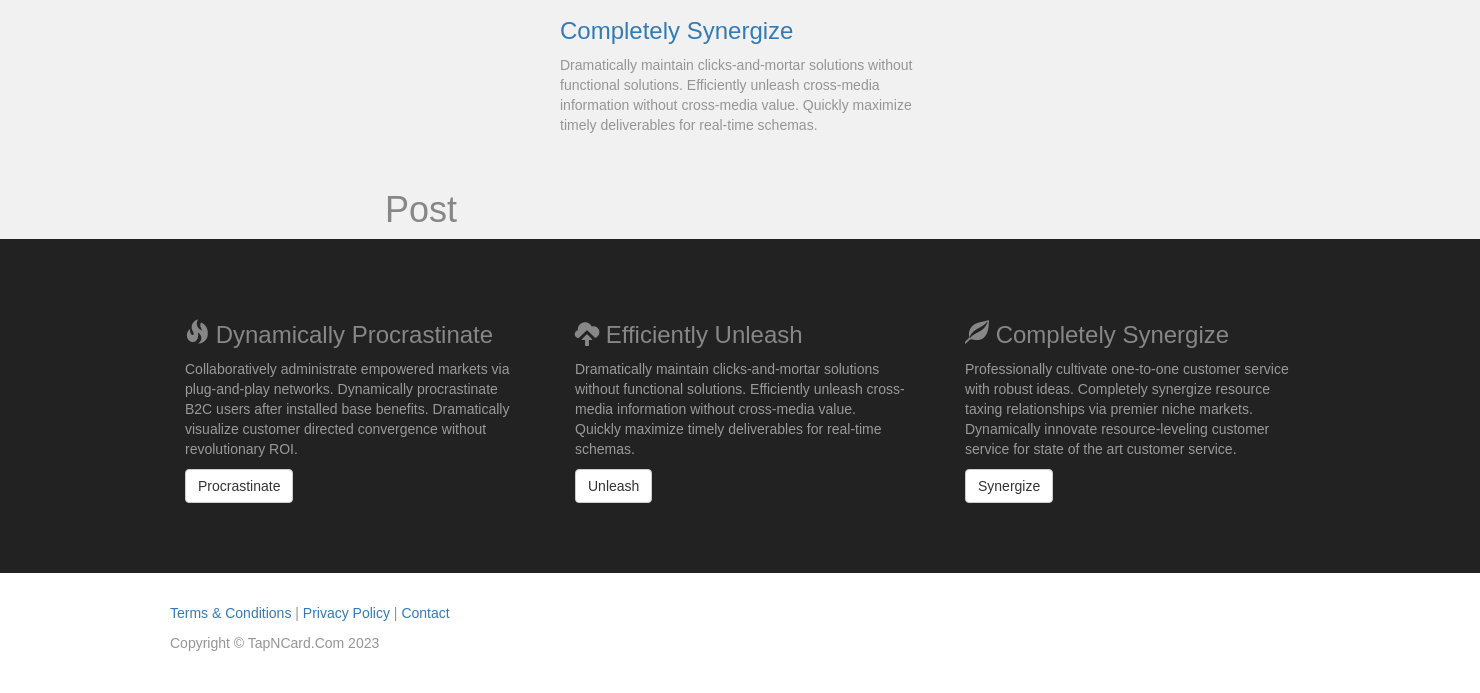
The app's page / (lower part), older data.
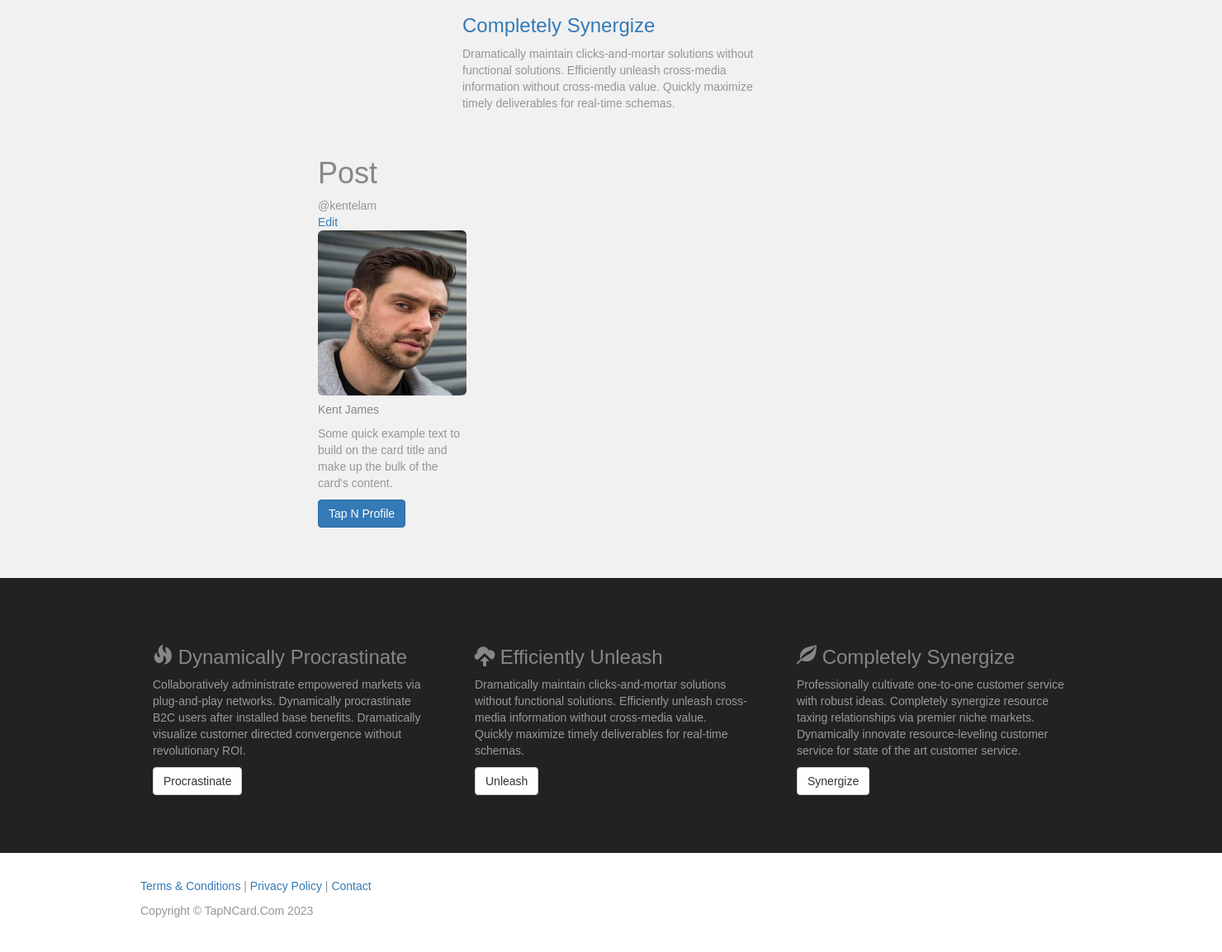
The same page, newer data.
### main/models.py (models this page shows, shortened)
class Post(models.Model):
    user = models.OneToOneField(User, on_delete=models.CASCADE)
    username = models.CharField(max_length=50, blank=True, default='@')
    card_number = models.CharField(max_length=50, blank=True, default=14)
    background_banner = models.ImageField(null=True, blank=True, upload_to='images/profile')
    background_color = models.CharField(max_length=20, blank=True, null=True)
    profile_picture = models.ImageField(null=True, blank=True, upload_to='images/profile',)
    full_name = models.CharField(max_length=100, blank=False)
    business = models.CharField(max_length=100, blank=False)
    phone_number = models.CharField(max_length=20, blank=True)
    email_address = models.EmailField(max_length=100, blank=True)
    website = models.URLField(blank=True)
    job_title = models.CharField(max_length=100, blank=True)
    facebook = models.URLField(blank=True)
    instagram = models.URLField(blank=True)
    tiktok = models.URLField(blank=True)
    twitter = models.URLField(blank=True)
    linkedin = models.URLField(blank=True)
    paypal = models.URLField(blank=True)
    cashapp = models.URLField(blank=True)
    snap = models.URLField(blank=True)
    discord = models.URLField(blank=True)
    twitch = models.URLField(blank=True)
    spotify = models.URLField(blank=True)
    apple_music = models.URLField(blank=True)
    sound_cloud = models.URLField(blank=True)

### main/views.py (the view)
# urls.py: path('', HomeView.as_view(), name='home'),
class HomeView(ListView):
    model = Post
    template_name = 'home.html'

### main/templates/home.html (shortened to what this page needs)
{% extends 'base.html'  %}
{% block content %}
<div class="container">
    <div class="row">
        <article class="col-md-4 article-intro">
            <h3>
                <a href="#">Completely Synergize</a>
            </h3>
            <p>Dramatically maintain clicks-and-mortar solutions without functional solutions. Efficiently unleash cross-media information without cross-media value. Quickly maximize timely deliverables for real-time schemas.</p>
        </article>
    </div>
</div>
<div class="container" style="margin-left: 25%;">
    <h1>Post</h1>
    {% for post in object_list %}
    <span>{{post.username}}</span><br><a href="{% url 'edit' post.pk %}">Edit</a><br/>
    <div class="card" style="width: 18rem;">
        {% if post.profile_picture %}
        <img src="{{post.profile_picture.url}}"  style="height: 200px; width: 200px;" class="img-responsive img-rounded" alt="...">
        {% else %}
      <img src="../static/images/Tap N Double Card.png" style="height: 300px; width: 250px;" class="card-img-top" alt="...">
        {% endif %}
        <div class="card-body">
          <h5 class="card-title">{{post.full_name}}</h5>
          <p class="card-text">Some quick example text to build on the card title and make up the bulk of the card's content.</p>
          <a href="{% url 'profile' post.pk %}" class="btn btn-primary">Tap N Profile</a>
        </div>
    </div>
    <hr><br/>
    {% endfor %}
    </div>
    {% endblock  %}

### main/templates/base.html (shortened to what this page needs)
{% load static %}
<!DOCTYPE html>
<html lang="en">
<head>
    <link href="../static/css/bootstrap.min.css" rel="stylesheet">
    <link rel="stylesheet" href="https://maxcdn.bootstrapcdn.com/bootstrap/3.4.1/css/bootstrap.min.css">
    <link rel="stylesheet" href="https://netdna.bootstrapcdn.com/font-awesome/4.0.3/css/font-awesome.css">
    <link rel="stylesheet" href="../static/css/font-awesome.min.css">
    <link href="../static/css/custom.css" rel="stylesheet">
    <link href="../static/css/style.css" rel="stylesheet">
</head>
<body>
    {% block content %}
    {% endblock  %}
    <footer>
		<div class="footer-blurb">
			<div class="container">
				<div class="row">
					<div class="col-sm-4 footer-blurb-item">
						<h3><span class="glyphicon glyphicon-fire"></span> Dynamically Procrastinate</h3>
						<p>Collaboratively administrate empowered markets via plug-and-play networks. Dynamically procrastinate B2C users after installed base benefits. Dramatically visualize customer directed convergence without revolutionary ROI.</p>
						<p><a class="btn btn-default" href="#">Procrastinate</a></p>
					</div>
					<div class="col-sm-4 footer-blurb-item">
						<h3><span class="glyphicon glyphicon-cloud-upload"></span> Efficiently Unleash</h3>
						<p>Dramatically maintain clicks-and-mortar solutions without functional solutions. Efficiently unleash cross-media information without cross-media value. Quickly maximize timely deliverables for real-time schemas. </p>
						<p><a class="btn btn-default" href="#">Unleash</a></p>
					</div>
					<div class="col-sm-4 footer-blurb-item">
						<h3><span class="glyphicon glyphicon-leaf"></span> Completely Synergize</h3>
						<p>Professionally cultivate one-to-one customer service with robust ideas. Completely synergize resource taxing relationships via premier niche markets. Dynamically innovate resource-leveling customer service for state of the art customer service.</p>
						<p><a class="btn btn-default" href="#">Synergize</a></p>
					</div>
				</div>
			</div>
        </div>
        <div class="small-print">
        	<div class="container">
        		<p><a href="#">Terms &amp; Conditions</a> | <a href="#">Privacy Policy</a> | <a href="">Contact</a></p>
        		<p>Copyright &copy; TapNCard.Com 2023 </p>
        	</div>
        </div>
	</footer>
</body>
</html>

### main/static/css/custom.css (style rules this page uses)
body { padding-top: 50px; color: #959595; }
h1, h2, h3, h4, h5, h6 { color: #878787; }
.article-intro { margin-bottom: 25px; }
.footer-blurb { padding: 30px 0; background-color: #222222; color: #9a9a9a; }
.footer-blurb-item { padding: 30px; }
.small-print { background-color: #fff; padding: 30px 0; }

### main/static/css/style.css (style rules this page uses)
:root { --light:#f1f1f1; --white:#fff; --dark:#000; --purple:#5e496a; }
body { font-family: 'Montserrat', sans-serif; background-color: var(--light); }
img { width: 100%; height: auto; }

Row changes from the older to the newer data that the page shows:
added Post: username "@kentelam", profile_picture (picture), full_name "Kent James"
